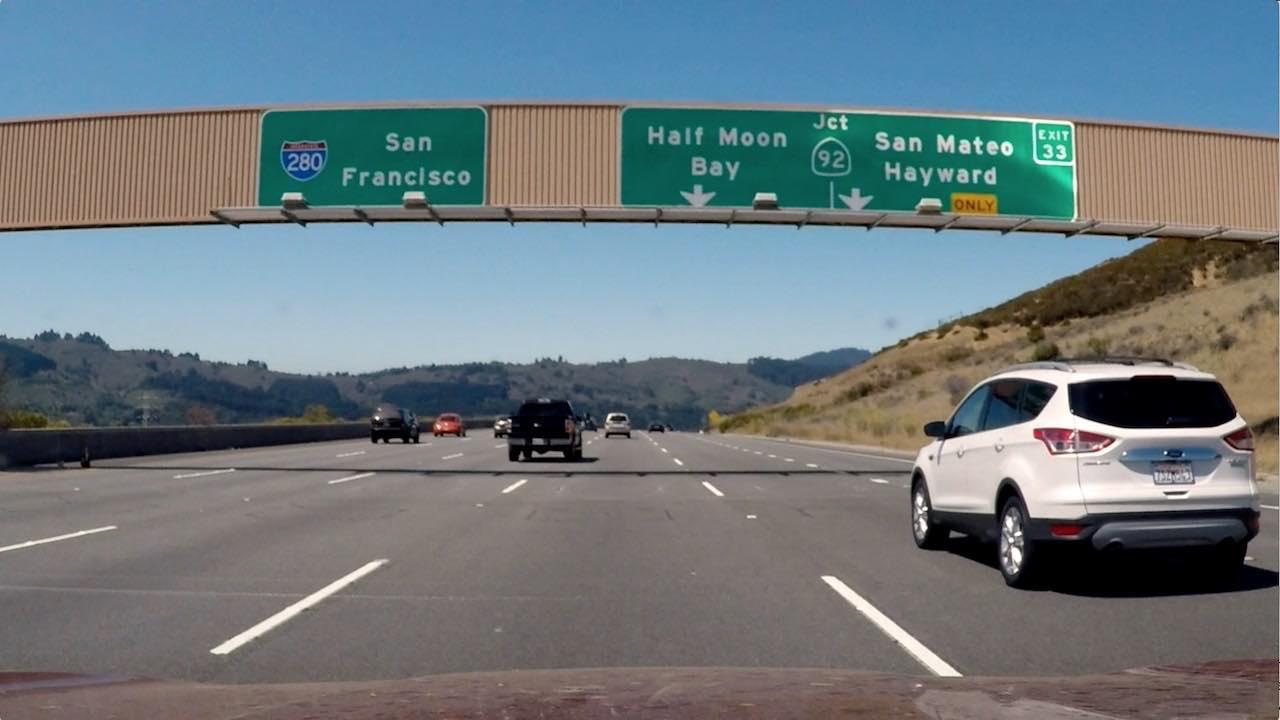
#> input picture System-Vision/img/signs_vehicles_xygrad.png, 1280 x 720 px
$ jupyter execute Gradient-Threshold.ipynb   (shell and % lines are left out)   (older library calls are emulated)
#> lines starting #> are read from the running program, lines starting #| are printed output that depends on the picture; after the words box and inside, x2 and y2 are one past the last pixel; in counts of white or black regions, pixels touching at a corner belong together
# Gradient Threshold
We used canny edge detection to find pixels that were likely to be part of a line in an image. Canny gave us a lot of edges on scenery, and cars, and other objects that we ended up discarding.

We know that the lines we are looking for are close to vertical. How we can take advantage of that fact?
We can use the gradient in smarter way. In Canny we were taking a derivative with respect to x and y in the process of finding the edges.

## Sobel Operator
The Sobel operator is at the heart of the Canny edge detection algorithm you used in the Introductory Lesson. Applying the Sobel operator to an image is a way of taking the derivative of the image in the x or y direction. The operators for **Sobel_x** and **Sobel_y** respectively, look like this:

A larger kernel (5x5,...) implies taking the gradient over a larger region of the image, or, in other words, a smoother gradient.

To understand how these operators take the derivative, you can think of overlaying either one on a 3 x 3 region of an image. If the image is flat across that region, then the result (summing the element-wise product of the operator and corresponding image pixels) will be zero. If, instead, for example, you apply the S_x operator to a region of the image where values are rising from left to right, then the result will be positive, implying a positive derivative.

The Absolute value of Sobel_x and Sobel_y:

In the above images, you can see that the gradients taken in both the x and the y directions detect the lane lines and pick up other edges. Taking the gradient in the x direction emphasizes edges closer to vertical. Alternatively, taking the gradient in the y direction emphasizes edges closer to horizontal.
In the upcoming exercises, you'll write functions to take various thresholds of the x and y gradients. Here's some code that might be useful:

You need to pass a single color channel to the `cv2.Sobel()` function, so first convert it to grayscale
```python
gray = cv2.cvtColor(im, cv2.COLOR_RGB2GRAY)
```
**Note**: Make sure you use the correct grayscale conversion depending on how you've read in your images. Use `cv2.COLOR_RGB2GRAY` if you've read in an image using `mpimg.imread()`. Use `cv2.COLOR_BGR2GRAY` if you've read in an image using `cv2.imread()`.

Calculate the derivative in the x direction (the 1, 0 at the end denotes x direction):
```python
sobelx = cv2.Sobel(gray, cv2.CV_64F, 1, 0)
```
Calculate the derivative in the y direction (the 0, 1 at the end denotes y direction):
```python
sobely = cv2.Sobel(gray, cv2.CV_64F, 0, 1)
```
Calculate the absolute value of the x derivative:
```python
abs_sobelx = np.absolute(sobelx)
```
Convert the absolute value image to 8-bit:
```python
scaled_sobel = np.uint8(255*abs_sobelx/np.max(abs_sobelx))
```
**Note**: It's not entirely necessary to convert to 8-bit (range from 0 to 255) but in practice, it can be useful in the event that you've written a function to apply a particular threshold, and you want it to work the same on input images of different scales, like jpg vs. png.

Create a binary threshold to select pixels based on gradient strength:
```python
thresh_min = 20
thresh_max = 100
sxbinary = np.zeros_like(scaled_sobel)
sxbinary[(scaled_sobel >= thresh_min) & (scaled_sobel <= thresh_max)] = 1
plt.imshow(sxbinary, cmap='gray')
```

**Result**

### Example:
Your goal in this exercise is to identify pixels where the gradient of an image falls within a specified threshold range.

[cell 1]
import numpy as np
import cv2
import matplotlib.pyplot as plt
import matplotlib.image as mpimg
import pickle

[cell 2]
# Define a function that applies Sobel x or y,
# then takes an absolute value and applies a threshold.
# Note: calling your function with orient='x', thresh_min=5, thresh_max=100
# should produce output like the example image shown above this quiz.
def abs_sobel_thresh(img, orient='x', thresh_min=0, thresh_max=255):

    # Apply the following steps to img
    # 1) Convert to grayscale
    gray = cv2.cvtColor(img, cv2.COLOR_RGB2GRAY)
    # 2) Take the derivative in x or y given orient = 'x' or 'y'
    if orient=='x':
        sobel = cv2.Sobel(gray, cv2.CV_64F, 1, 0)
    else:
        sobel = cv2.Sobel(gray, cv2.CV_64F, 0, 1)
    # 3) Take the absolute value of the derivative or gradient
    abs_sobel = np.absolute(sobel)
    # 4) Scale to 8-bit (0 - 255) then convert to type = np.uint8
    scaled_sobel = np.uint8(255*abs_sobel/np.max(abs_sobel))
    # 5) Create a mask of 1's where the scaled gradient magnitude
            # is > thresh_min and < thresh_max
    binary_output = np.zeros_like(scaled_sobel)
    binary_output[(scaled_sobel >= thresh_min) & (scaled_sobel <= thresh_max)] = 1
    # 6) Return this mask as your binary_output image
    return binary_output

[cell 3]
# Read in an image and grayscale it
image = mpimg.imread('./img/signs_vehicles_xygrad.png')
#> image is the input picture: shape (720, 1280, 3) float32; mean R, G, B 0.428, 0.477, 0.5
# Run the function
grad_binary = abs_sobel_thresh(image, orient='x', thresh_min=20, thresh_max=100)
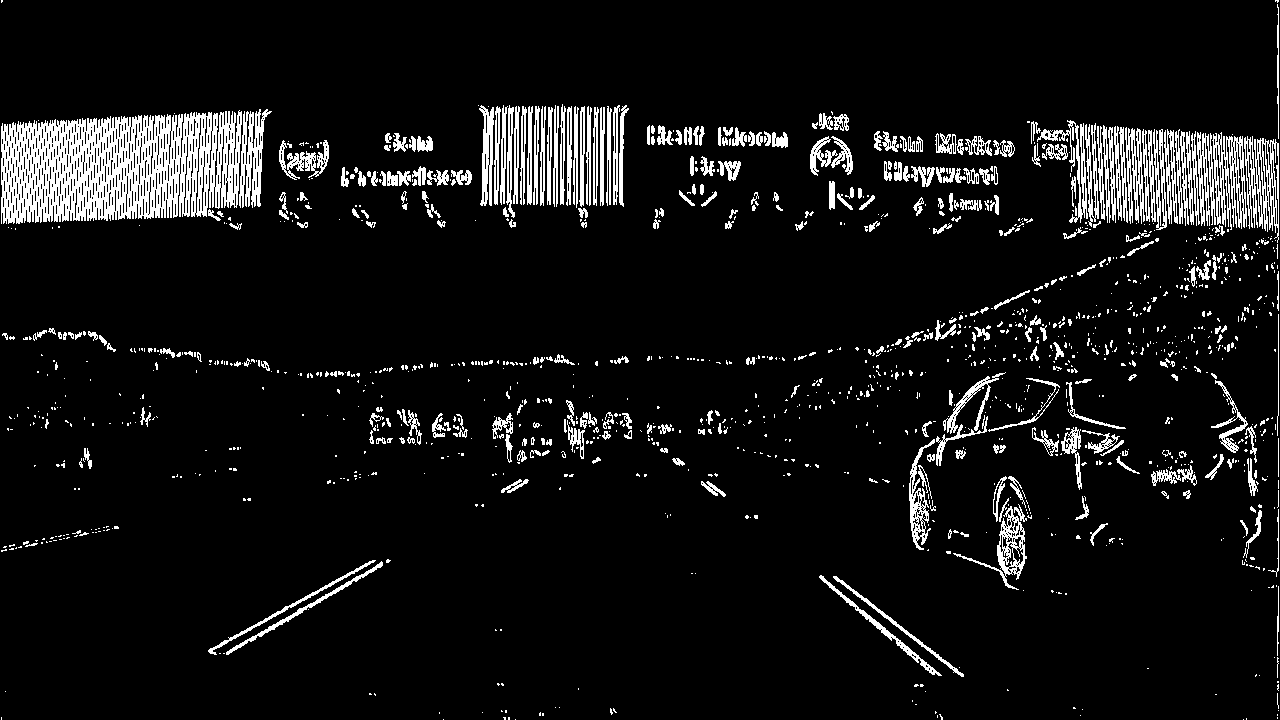
#> grad_binary: shape (720, 1280); values 0 (black) and 1 (white), 7.9% white; 1378 white regions (1040 under 20 px), largest, box (x1, y1, x2, y2) and area: (1, 110, 242, 224) 18700, (1197, 132, 1247, 230) 2653, (1244, 136, 1279, 243) 1807
# Plot the result
f, (ax1, ax2) = plt.subplots(1, 2, figsize=(24, 9))
f.tight_layout()
ax1.imshow(image)
ax1.set_title('Original Image', fontsize=50)
ax2.imshow(grad_binary, cmap='gray')
ax2.set_title('Thresholded Gradient', fontsize=50)
plt.subplots_adjust(left=0., right=1, top=0.9, bottom=0.)

## Magnitude of the Gradient
Now the goal is to apply a threshold to the overall magnitude of the gradient, in both x and y.

The magnitude, or absolute value, of the gradient is just the square root of the squares of the individual x and y gradients. For a gradient in both the x and y directions, the magnitude is the square root of the sum of the squares.

It's also worth considering the size of the region in the image over which you'll be taking the gradient. You can modify the kernel size for the Sobel operator to change the size of this region. Taking the gradient over larger regions can smooth over noisy intensity fluctuations on small scales. The default Sobel kernel size is 3, but here you'll define a new function that takes kernel size as a parameter (must be an odd number!)

## A simple edge detector using gradient magnitude
* Compute gradient vector at each pixel by convolving image with horizontal and vertical derivative filters
* Compute gradient magnitude at each pixel
* If magnitude at a pixel exceeds a threshold, report a possible edge point

### Example:
1. Fill out the function in the editor below to return a thresholded gradient magnitude
2. Test that your function returns output similar to the example below for `sobel_kernel=9`,  `mag_thresh=(30, 100)`.

[cell 4]
# Define a function that applies Sobel x and y,
# then computes the magnitude of the gradient
# and applies a threshold
def mag_thresh(img, sobel_kernel=3, mag_thresh=(0, 255)):
    # Apply the following steps to img
    # 1) Convert to grayscale
#> called with sobel_kernel = 3, mag_thresh = (30, 200)
    gray = cv2.cvtColor(img, cv2.COLOR_RGB2GRAY)
    # 2) Take the gradient in x and y separately
    sobelx = cv2.Sobel(gray, cv2.CV_64F, 1, 0,ksize=sobel_kernel)
    sobely = cv2.Sobel(gray, cv2.CV_64F, 0, 1,ksize=sobel_kernel)
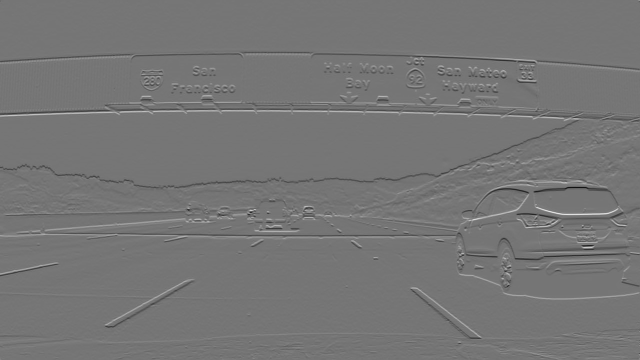
#> sobely: shape (720, 1280) float64 (shown at 1/2 size); min -3.12, max 3.62, mean -0.00103; drawn with min black and max white
    # 3) Calculate the magnitude
    abs_sobel = np.sqrt (sobelx**2 + sobely**2)
    # 4) Scale to 8-bit (0 - 255) then convert to type = np.uint8
    scaled_sobel = np.uint8(255*abs_sobel/np.max(abs_sobel))
    # 5) Create a mask of 1's where the scaled gradient magnitude
            # is > thresh_min and < thresh_max
    binary_output = np.zeros_like(scaled_sobel)
    thresh_min = mag_thresh[0]
    thresh_max = mag_thresh[1]
    binary_output[(scaled_sobel >= thresh_min) & (scaled_sobel <= thresh_max)] = 1
    # 6) Return this mask as your binary_output image
    return binary_output

[cell 5]
# Read in an image
image = mpimg.imread('./img/signs_vehicles_xygrad.png')
# Run the function
mag_binary = mag_thresh(image, sobel_kernel=3, mag_thresh=(30, 200))
#> mag_binary: shape (720, 1280); values 0 (black) and 1 (white), 10.6% white; 892 white regions (711 under 20 px), largest, box (x1, y1, x2, y2) and area: (0, 0, 1280, 489) 52137, (0, 398, 838, 485) 9188, (842, 358, 1280, 662) 8894
# Plot the result
f, (ax1, ax2) = plt.subplots(1, 2, figsize=(24, 9))
f.tight_layout()
ax1.imshow(image)
ax1.set_title('Original Image', fontsize=50)
ax2.imshow(mag_binary, cmap='gray')
ax2.set_title('Thresholded Magnitude', fontsize=50)
plt.subplots_adjust(left=0., right=1, top=0.9, bottom=0.)

## Direction of the Gradient

When you play around with the thresholding for the gradient magnitude in the previous exercise, you find what you might expect, namely, that it picks up the lane lines well, but with a lot of other stuff detected too.
Gradient magnitude is at the heart of Canny edge detection, and is why Canny works well for picking up all edges.

In the case of lane lines, we're interested only in edges of a particular orientation. So now we will explore the direction, or orientation, of the gradient.

The direction of the gradient is simply the inverse tangent (arctangent) of the y gradient divided by the x gradient:
**arctan(sobel_y/sobel_x)**

Each pixel of the resulting image contains a value for the angle of the gradient away from horizontal in units of radians, covering a range of −π/2 to π/2. An orientation of 0 implies a horizontal line and orientations of +/−π/2 imply vertical lines.

### Example:

[cell 6]
def dir_threshold(img, sobel_kernel=3, thresh=(0, np.pi/2)):
    # Apply the following steps to img
    # 1) Convert to grayscale
#> called with sobel_kernel = 15, thresh = (0.7, 1.3)
    gray = cv2.cvtColor(img, cv2.COLOR_RGB2GRAY)
    # 2) Take the gradient in x and y separately
    sobelx = cv2.Sobel(gray, cv2.CV_64F, 1, 0,ksize=sobel_kernel)
    sobely = cv2.Sobel(gray, cv2.CV_64F, 0, 1,ksize=sobel_kernel)
    # 3) Calculate the magnitude
    abs_sobelx = np.absolute(sobelx)
    abs_sobely = np.absolute(sobely)
    # 4) Use np.arctan2(abs_sobely, abs_sobelx) to calculate the direction of the gradient
    absgraddir=np.arctan2(abs_sobely, abs_sobelx)
    # 5) Create a binary mask where direction thresholds are met
    binary_output = np.zeros_like(absgraddir)
    thresh_min = thresh[0]
    thresh_max = thresh[1]
    binary_output[(absgraddir >= thresh_min) & (absgraddir <= thresh_max)] = 1
    # 6) Return this mask as your binary_output image
    return binary_output

[cell 7]
# Read in an image
image = mpimg.imread('./img/signs_vehicles_xygrad.png')
# Run the function
dir_binary = dir_threshold(image, sobel_kernel=15, thresh=(0.7, 1.3))
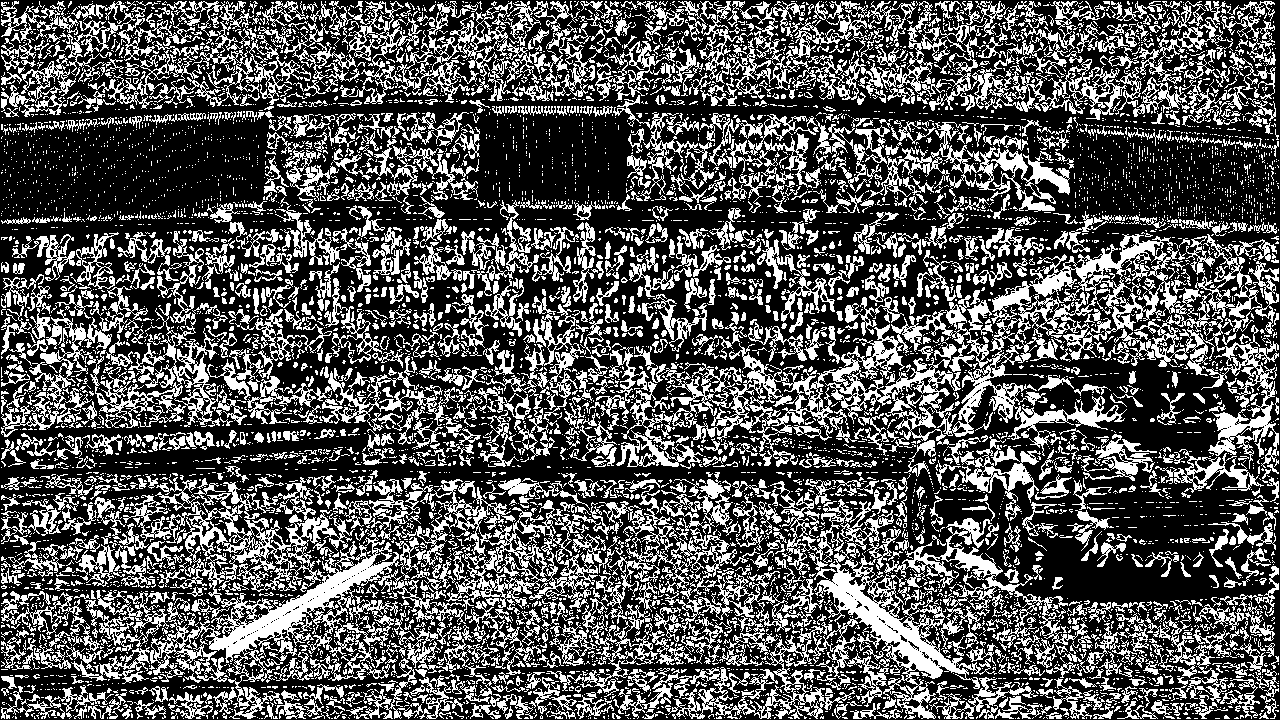
#> dir_binary: shape (720, 1280) float64; values 0 (black) and 1 (white), 33.8% white in thin lines or dots
# Plot the result
f, (ax1, ax2) = plt.subplots(1, 2, figsize=(24, 9))
f.tight_layout()
ax1.imshow(image)
ax1.set_title('Original Image', fontsize=50)
ax2.imshow(dir_binary, cmap='gray')
ax2.set_title('Thresholded Grad. Dir.', fontsize=50)
plt.subplots_adjust(left=0., right=1, top=0.9, bottom=0.)

## Combining Thresholds
If you play around with the thresholds in the last exercise, you'll find that you can start to identify the lane lines by gradient direction alone by setting the threshold around thresh = (0.7, 1.3), but there's still a lot of noise in the resulting image.

Now consider how you can use various aspects of your gradient measurements (x, y, magnitude, direction) to isolate lane-line pixels. Specifically, think about how you can use thresholds of the x and y gradients, the overall gradient magnitude, and the gradient direction to focus on pixels that are likely to be part of the lane lines.

[cell 8]
def abs_sobel_thresh(img, orient='x', sobel_kernel=3, thresh=(0, 255)):
    # Calculate gradient direction
    # 1) Convert to grayscale
    gray = cv2.cvtColor(img, cv2.COLOR_RGB2GRAY)
    # 2) Take the derivative in x or y given orient = 'x' or 'y'
    if orient=='x':
        sobel = cv2.Sobel(gray, cv2.CV_64F, 1, 0,ksize=sobel_kernel)
    else:
        sobel = cv2.Sobel(gray, cv2.CV_64F, 0, 1,ksize=sobel_kernel)
    # 3) Take the absolute value of the derivative or gradient
    abs_sobel = np.absolute(sobel)
    # 4) Scale to 8-bit (0 - 255) then convert to type = np.uint8
    scaled_sobel = np.uint8(255*abs_sobel/np.max(abs_sobel))

    # Apply threshold
    binary_output = np.zeros_like(scaled_sobel)
    thresh_min = thresh[0]
    thresh_max = thresh[1]
    binary_output[(scaled_sobel >= thresh_min) & (scaled_sobel <= thresh_max)] = 1

    return grad_binary

def mag_thresh(img, sobel_kernel=3, mag_thresh=(0, 255)):

    # Calculate gradient magnitude
    # 1) Convert to grayscale
    gray = cv2.cvtColor(img, cv2.COLOR_RGB2GRAY)
    # 2) Take the gradient in x and y separately
    sobelx = cv2.Sobel(gray, cv2.CV_64F, 1, 0,ksize=sobel_kernel)
    sobely = cv2.Sobel(gray, cv2.CV_64F, 0, 1,ksize=sobel_kernel)
    # 3) Calculate the magnitude
    abs_sobel = np.sqrt (sobelx**2 + sobely**2)
    # 4) Scale to 8-bit (0 - 255) then convert to type = np.uint8
    scaled_sobel = np.uint8(255*abs_sobel/np.max(abs_sobel))

    # Apply threshold
    binary_output = np.zeros_like(scaled_sobel)
    thresh_min = mag_thresh[0]
    thresh_max = mag_thresh[1]
    binary_output[(scaled_sobel >= thresh_min) & (scaled_sobel <= thresh_max)] = 1

    return mag_binary

def dir_threshold(img, sobel_kernel=3, thresh=(0, np.pi/2)):

    # Calculate directional gradient
    # 1) Convert to grayscale
#> called with sobel_kernel = 3, thresh = (0, 1.57)
    gray = cv2.cvtColor(img, cv2.COLOR_RGB2GRAY)
    # 2) Take the gradient in x and y separately
    sobelx = cv2.Sobel(gray, cv2.CV_64F, 1, 0,ksize=sobel_kernel)
    sobely = cv2.Sobel(gray, cv2.CV_64F, 0, 1,ksize=sobel_kernel)
    # 3) Calculate the magnitude
    abs_sobelx = np.absolute(sobelx)
    abs_sobely = np.absolute(sobely)
    # 4) Use np.arctan2(abs_sobely, abs_sobelx) to calculate the direction of the gradient
    absgraddir=np.arctan2(abs_sobely, abs_sobelx)
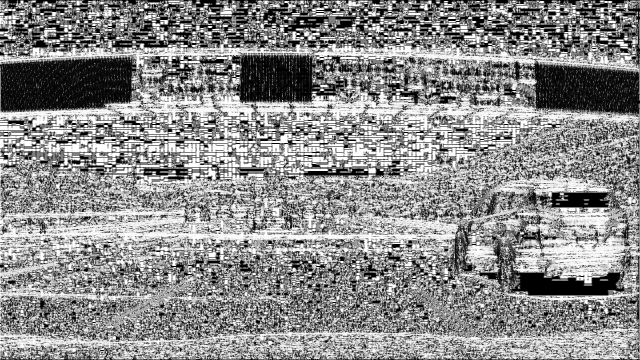
#> absgraddir: shape (720, 1280) float64 (shown at 1/2 size); min 0, max 1.57, mean 0.861; drawn with min black and max white

    # Apply threshold
    binary_output = np.zeros_like(absgraddir)
    thresh_min = thresh[0]
    thresh_max = thresh[1]
    binary_output[(absgraddir >= thresh_min) & (absgraddir <= thresh_max)] = 1
    return dir_binary

[cell 9]
image = mpimg.imread('./img/signs_vehicles_xygrad.png')
# Choose a Sobel kernel size
ksize = 3 # Choose a larger odd number to smooth gradient measurements

# Apply each of the thresholding functions
gradx = abs_sobel_thresh(image, orient='x', sobel_kernel=ksize, thresh=(0, 255))
grady = abs_sobel_thresh(image, orient='y', sobel_kernel=ksize, thresh=(0, 255))
mag_binary = mag_thresh(image, sobel_kernel=ksize, mag_thresh=(0, 255))
dir_binary = dir_threshold(image, sobel_kernel=ksize, thresh=(0, np.pi/2))

Try different combinations and see what you get.

For example, here is a selection for pixels where both the x and y gradients meet the threshold criteria, or the gradient magnitude and direction are both within their threshold values

[cell 10]
combined = np.zeros_like(dir_binary)
combined[((gradx == 1) & (grady == 1)) | ((mag_binary == 1) & (dir_binary == 1))] = 1
# Plot the result
f, (ax1, ax2) = plt.subplots(1, 2, figsize=(24, 9))
f.tight_layout()
ax1.imshow(image)
ax1.set_title('Original Image', fontsize=50)
ax2.imshow(combined, cmap='gray')
ax2.set_title('Thresholded Grad. Dir.', fontsize=50)
plt.subplots_adjust(left=0., right=1, top=0.9, bottom=0.)
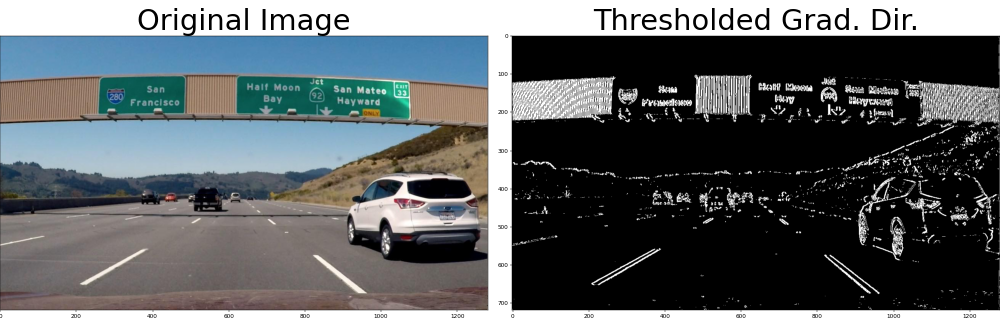
#> figure drawn by matplotlib, 2 panels
